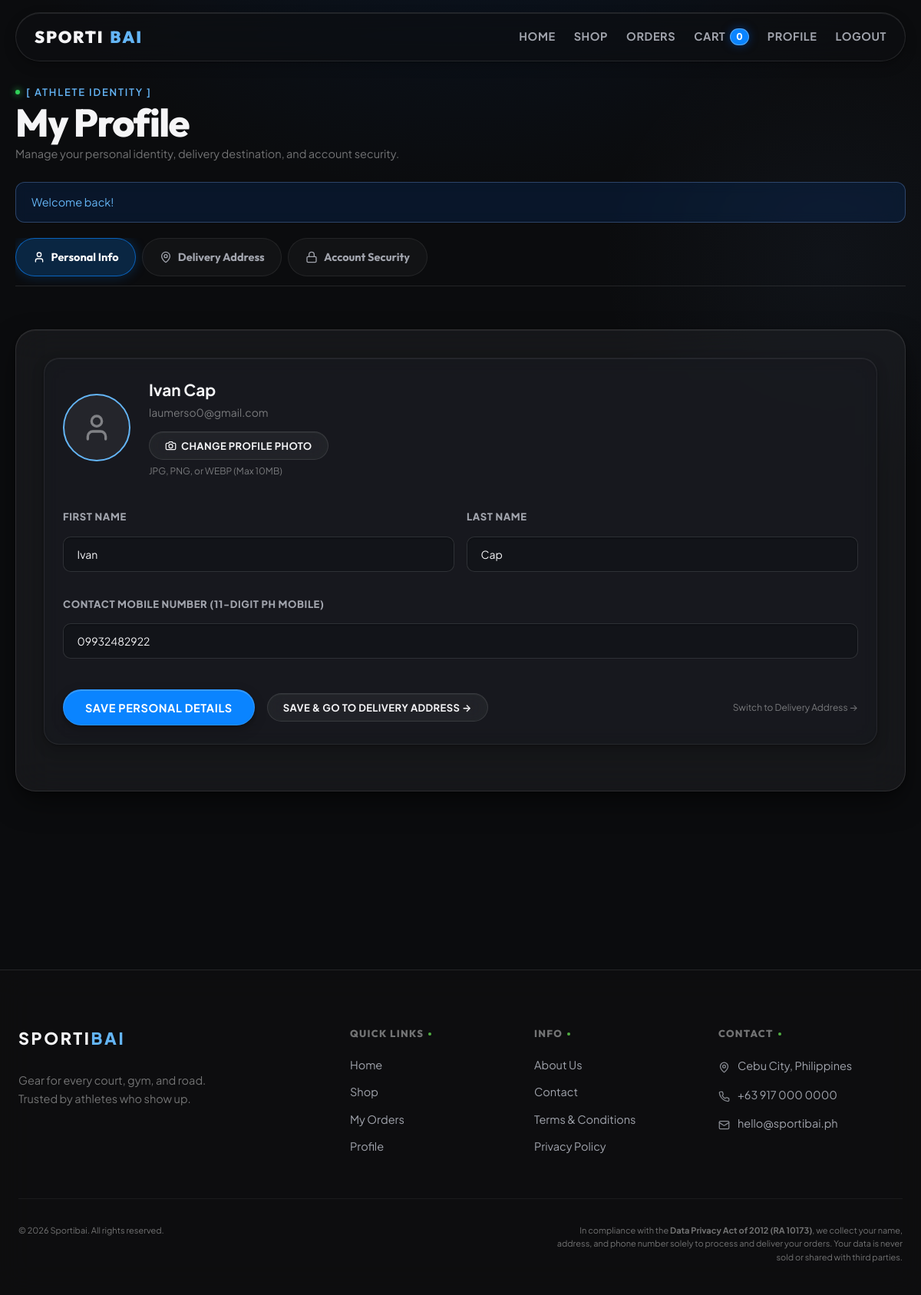
The app's page /profile.php (signed in) with its own data.
### tables this page shows
CREATE TABLE `customer` (
  `customer_id` int(11) NOT NULL,
  `user_id` int(11) NOT NULL,
  `first_name` varchar(50) NOT NULL,
  `last_name` varchar(50) NOT NULL,
  `address` varchar(255) NOT NULL,
  `province` varchar(100) NOT NULL DEFAULT '',
  `postal_code` varchar(10) NOT NULL DEFAULT '',
  `landmark` text NOT NULL DEFAULT '',
  `phone` varchar(20) NOT NULL
);

CREATE TABLE `users` (
  `user_id` int(11) NOT NULL,
  `email` varchar(100) NOT NULL,
  `password` varchar(255) NOT NULL,
  `role` varchar(10) NOT NULL DEFAULT 'user',
  `status` varchar(10) NOT NULL DEFAULT 'active',
  `profile_photo` varchar(255) DEFAULT NULL,
  `created_at` timestamp NOT NULL DEFAULT current_timestamp(),
  `reset_token` varchar(64) DEFAULT NULL,
  `reset_expires` datetime DEFAULT NULL
);

### profile.php (the view, shortened to what this page needs)
<?php
require_once __DIR__ . '/includes/db.php';
$return_to = $_GET['return'] ?? ($_POST['return'] ?? '');
$active_tab = $_GET['tab'] ?? ($_POST['active_tab'] ?? 'personal');
$errors = array();
$user_photo = '';
$user_email = '';
$db_first_name  = '';
$db_last_name   = '';
$db_address     = '';
$db_province    = '';
$db_postal_code = '';
$db_landmark    = '';
$db_phone       = '';
if ($conn != null) {
    $u_res = mysqli_execute_query($conn, "SELECT email, profile_photo FROM users WHERE user_id = ? LIMIT 1", array($_SESSION['user_id']));
    if ($u_row = mysqli_fetch_assoc($u_res)) {
        $user_email = $u_row['email'];
        $user_photo = $u_row['profile_photo'] ?? '';
    }
    $sql = "SELECT first_name, last_name, address, province, postal_code, landmark, phone FROM customer WHERE user_id = ? LIMIT 1";
    $result = mysqli_execute_query($conn, $sql, array($_SESSION['user_id']));
    if (mysqli_num_rows($result) == 1) {
        $row = mysqli_fetch_assoc($result);
        $db_first_name  = $row['first_name'] ?? '';
        $db_last_name   = $row['last_name'] ?? '';
        $db_address     = $row['address'] ?? '';
        $db_province    = $row['province'] ?? '';
        $db_postal_code = $row['postal_code'] ?? '';
        $db_landmark    = $row['landmark'] ?? '';
        $db_phone       = $row['phone'] ?? '';
    }
}
if ($_SERVER['REQUEST_METHOD'] === 'POST' && !empty($errors)) {
    if ($active_tab === 'personal') {
        $first_name  = $_POST['first_name'] ?? $db_first_name;
        $last_name   = $_POST['last_name'] ?? $db_last_name;
        $phone       = $_POST['phone'] ?? $db_phone;
        $address     = $db_address;
        $province    = $db_province;
        $postal_code = $db_postal_code;
        $landmark    = $db_landmark;
    } else {
        $first_name  = $db_first_name;
        $last_name   = $db_last_name;
        $phone       = $db_phone;
        $address     = $_POST['address'] ?? $db_address;
        $province    = $_POST['province'] ?? $db_province;
        $postal_code = $_POST['postal_code'] ?? $db_postal_code;
        $landmark    = $_POST['landmark'] ?? $db_landmark;
    }
} else {
    $first_name  = $db_first_name;
    $last_name   = $db_last_name;
    $phone       = $db_phone;
}
require_once __DIR__ . '/includes/header.php';
?>
<section class="reveal">
    <div style="display:flex; justify-content:space-between; align-items:center; flex-wrap:wrap; gap:1rem; margin-bottom:1.5rem;">
        <div>
            <div class="hero-eyebrow">[ ATHLETE IDENTITY ]</div>
            <h1 style="font-size: var(--text-display-l); margin-top: 4px;">My Profile</h1>
            <p class="muted" style="font-size:var(--text-body-sm); margin-top:2px;">Manage your personal identity, delivery destination, and account security.</p>
        </div>
    </div>
    <?php require __DIR__ . '/includes/alert.php'; ?>
    <div class="order-tabs" style="margin-bottom:1.75rem;">
        <a href="profile.php?tab=personal<?= $return_to ? '&return=' . urlencode($return_to) : '' ?>" class="order-tab <?= $active_tab === 'personal' ? 'active' : '' ?>" style="display:inline-flex; align-items:center; gap:8px;">
            <?= icon('user', '', 16) ?> Personal Info
        </a>
        <a href="profile.php?tab=address<?= $return_to ? '&return=' . urlencode($return_to) : '' ?>" class="order-tab <?= $active_tab === 'address' ? 'active' : '' ?>" style="display:inline-flex; align-items:center; gap:8px;">
            <?= icon('map-pin', '', 16) ?> Delivery Address
        </a>
        <a href="profile.php?tab=security<?= $return_to ? '&return=' . urlencode($return_to) : '' ?>" class="order-tab <?= $active_tab === 'security' ? 'active' : '' ?>" style="display:inline-flex; align-items:center; gap:8px;">
            <?= icon('lock', '', 16) ?> Account Security
        </a>
    </div>
    <?php if ($active_tab === 'personal' || $active_tab === 'address') { ?>
    <form class="form" method="POST" action="profile.php" enctype="multipart/form-data" novalidate style="max-width:100%;">
        <?php if ($active_tab === 'personal') { ?>
            <div class="card in" style="margin-bottom:1.5rem; padding:1.5rem;">
                <div style="display:flex; align-items:center; gap:1.5rem; flex-wrap:wrap;">
                    <div style="width:88px; height:88px; border-radius:50%; overflow:hidden; background:rgba(255,255,255,0.06); display:flex; align-items:center; justify-content:center; border:2px solid var(--color-accent-on-dark); flex-shrink:0;">
                        <?php if ($user_photo && file_exists(__DIR__ . '/images/uploads/' . $user_photo)) { ?>
                            <img src="images/uploads/<?= htmlspecialchars($user_photo) ?>" alt="Profile" style="width:100%; height:100%; object-fit:cover;">
                        <?php } else { ?>
                            <span style="color:var(--color-fg-muted);"><?= icon('user', '', 40) ?></span>
                        <?php } ?>
                    </div>
                    <div style="flex:1; min-width:200px;">
                        <div style="font-size:1.3rem; font-weight:700; color:var(--color-fg);"><?= htmlspecialchars($first_name || $last_name ? "$first_name $last_name" : 'Athlete Member') ?></div>
                        <div class="muted" style="font-size:14px; margin-top:2px;"><?= htmlspecialchars($user_email) ?></div>
                        <div style="margin-top:0.85rem;">
                            <button type="button" class="btn ghost sm" onclick="document.getElementById('profile_photo_file').click();" style="display:inline-flex; align-items:center; gap:6px; font-size:13px; font-weight:700;">
                                <?= icon('camera', '', 15) ?> Change Profile Photo
                            </button>
                        </div>
                        <span class="muted" style="font-size:12px; display:block; margin-top:5px;">JPG, PNG, or WEBP (Max 10MB)</span>
                    </div>
                </div>
                <div style="display:grid; grid-template-columns:1fr 1fr; gap:1rem; margin-top:1.5rem;">
                    <div>
                        <label class="form-label">First Name</label>
                        <input type="text" name="first_name" placeholder="First name" value="<?php echo htmlspecialchars($first_name); ?>" style="margin-top:0.5rem; <?= isset($errors['first_name']) ? 'border-color:#ff6b6b;' : '' ?>">
                    </div>
                    <div>
                        <label class="form-label">Last Name</label>
                        <input type="text" name="last_name" placeholder="Last name" value="<?php echo htmlspecialchars($last_name); ?>" style="margin-top:0.5rem; <?= isset($errors['last_name']) ? 'border-color:#ff6b6b;' : '' ?>">
                    </div>
                </div>
                <div style="margin-top:1rem;">
                    <label class="form-label">Contact Mobile Number (11-digit PH mobile)</label>
                    <input type="text" name="phone" placeholder="09171234567" value="<?php echo htmlspecialchars($phone); ?>" style="margin-top:0.5rem; <?= isset($errors['phone']) ? 'border-color:#ff6b6b;' : '' ?>">
                </div>
                <div style="margin-top:1.5rem; display:flex; gap:1rem; align-items:center; flex-wrap:wrap;">
                    <button class="btn" type="submit" name="save_profile">Save Personal Details</button>
                    <button class="btn ghost sm" type="submit" name="save_and_next" value="address">Save &amp; Go to Delivery Address →</button>
                    <a href="profile.php?tab=address<?= $return_to ? '&return=' . urlencode($return_to) : '' ?>" class="muted" style="font-size:12px; margin-left:auto;">Switch to Delivery Address →</a>
                </div>
            </div>
        <?php } ?>
    </form>
    <?php } ?>
</section>
<?php require_once __DIR__ . '/includes/footer.php'; ?>

### records on screen
customer: first_name+last_name "Ivan Cap", first_name "Ivan", last_name "Cap", phone "09932482922"
users: email "laumerso0@gmail.com"

### other values on screen
$cart_count "0"
$_SESSION['success'] "Welcome back!"
